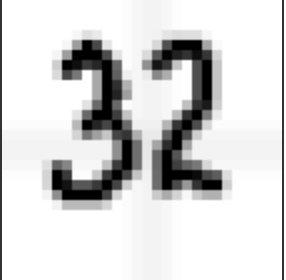
#> input picture 322.png, 286 x 280 px
$ jupyter execute --allow-errors predict.ipynb   (shell and % lines are left out)
#> lines starting #> are read from the running program, lines starting #| are printed output that depends on the picture; after the words box and inside, x2 and y2 are one past the last pixel; in counts of white or black regions, pixels touching at a corner belong together
[cell 1]
import cv2
#https://scikit-learn.org/stable/modules/model_persistence.html
from joblib import dump, load
from skimage.feature import hog
import imutils
import numpy as np
import matplotlib.pyplot as plt

[cell 2]
IMAGE = "322.png"
MODEL = "./bkp/digits3_svm.pkl"
#> (the rest of this cell did not finish here and is left out)

[cell 3]
input_image = cv2.imread(IMAGE)
#> input_image is the input picture: shape (280, 286, 3); mean B, G, R 213.9, 213.9, 213.9
print(input_image.shape)
#| (280, 286, 3)
# input_image = cv2.resize(input_image, (600, 600), interpolation=cv2.INTER_AREA)
# print(input_image.shape)
plt.imshow(input_image)
plt.show()

[cell 4]
import numpy as np
import argparse
import imutils
import cv2
def sort_contours(cnts, method="left-to-right"):
    # initialize the reverse flag and sort index
    reverse = False
    i = 0
    # handle if we need to sort in reverse
    if method == "right-to-left" or method == "bottom-to-top":
        reverse = True
    # handle if we are sorting against the y-coordinate rather than
    # the x-coordinate of the bounding box
    if method == "top-to-bottom" or method == "bottom-to-top":
        i = 1
    # construct the list of bounding boxes and sort them from top to
    # bottom
    boundingBoxes = [cv2.boundingRect(c) for c in cnts]
    (cnts, boundingBoxes) = zip(*sorted(zip(cnts, boundingBoxes),
        key=lambda b:b[1][i], reverse=reverse))
    # return the list of sorted contours and bounding boxes
    return (cnts, boundingBoxes)

[cell 5]
input_image = cv2.imread(IMAGE)
print(input_image.shape)
#| (280, 286, 3)
#im = cv2.resize(im, (600, 600), interpolation=cv2.INTER_AREA)
#print(im.shape)
plt.imshow(input_image)
plt.show()

# Convert to grayscale and Gaussian filtering
input_image_gray = cv2.cvtColor(input_image, cv2.COLOR_BGR2GRAY)
input_image_gray = cv2.GaussianBlur(input_image_gray, (5, 5), 0)
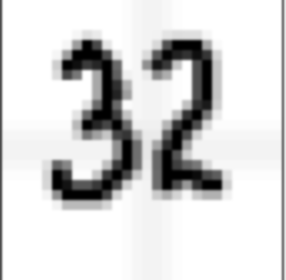
#> input_image_gray: shape (280, 286); min 0, max 255, mean 213.9
# Threshold the image
ret, processed_image = cv2.threshold(input_image_gray, 90, 255, cv2.THRESH_BINARY_INV)
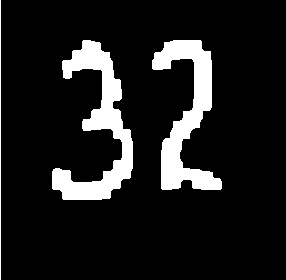
#> processed_image: shape (280, 286); 11.6% white; 3 white regions

# Find contours in the image
contours, hier = cv2.findContours(processed_image.copy(), cv2.RETR_EXTERNAL, cv2.CHAIN_APPROX_SIMPLE)
#> contours = 3 contours, 1 with area under 20; largest, box (x1, y1, x2, y2) and area: (52, 40, 133, 200) 4378, (152, 40, 222, 190) 4028

(ctrs, boundingBoxes) = sort_contours(contours)
#> in sort_contours, `boundingBoxes = [cv2.boundingRect(c) for c in cnts]`: boundingBoxes = [(152, 40, 70, 150), (52, 40, 81, 160), (0, 0, 1, 280)]
#> in sort_contours, `(cnts, boundingBoxes) = zip(*sorted(zip(cnts, boundingBoxes), key=lamb..`: cnts has the same summary as contours outside sort_contours; boundingBoxes = ((0, 0, 1, 280), (52, 40, 81, 160), (152, 40, 70, 150))
#> ctrs has the same summary as contours
# Get rectangles contains each contour
#boundingBoxes = [cv2.boundingRect(ctr) for ctr in ctrs]
print(boundingBoxes)
#| ((0, 0, 1, 280), (52, 40, 81, 160), (152, 40, 70, 150))

[cell 6]
len(boundingBoxes)
#> Out = 3

[cell 7]
for rect in boundingBoxes:
    if rect[2] <=10:
        continue
    # [7 lines of commented-out code are left out]
    pimage = cv2.rectangle(input_image, (rect[0], rect[1]), (rect[0] + rect[2], rect[1] + rect[3]), (0, 255, 0), 3)
#     print(pimage.shape)
#     plt.imshow(pimage)
#     plt.show()
    leng = int(rect[3] * 0.9)
    pt1 = int(rect[1] + rect[3] // 2 - leng // 2)
    pt2 = int(rect[0] + rect[2] // 2 - leng // 2)
    print("pt1=", pt1)
    print("pt2=", pt2)
    print("leng=", leng)
    roi = processed_image[pt1:pt1+leng, pt2:pt2+leng]
#     plt.imshow(roi)
#     plt.show()
    roi = cv2.resize(roi, (28, 28), interpolation=cv2.INTER_AREA)
#     plt.imshow(roi)
#     plt.show()
    roi = cv2.dilate(roi, (3, 3))
    plt.imshow(roi)
    plt.show()
    print(roi.shape)
#> this loop made 3 passes
#> (rect, leng, pt1, pt2) on passes 2 to 3: ((52, 40, 81, 160), 144, 48, 20), ((152, 40, 70, 150), 135, 48, 120)
#| pt1= 48
#| pt2= 20
#| leng= 144
#| (28, 28)
#| pt1= 48
#| pt2= 120
#| leng= 135
#| (28, 28)
#> pass 2, `pimage = cv2.rectangle(input_image, (rect[0], rect[1]), (rect[0] + rec..`:
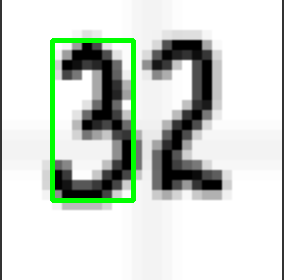
#> pimage: shape (280, 286, 3); mean B, G, R 207.9, 215.5, 207.9
#> pass 2, `roi = processed_image[pt1:pt1+leng, pt2:pt2+leng]`:
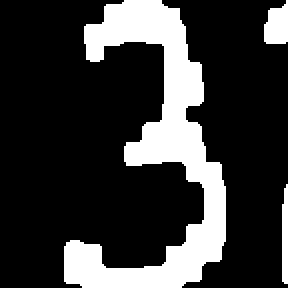
#> roi: shape (144, 144) (shown 2 times larger); 21.8% white; 3 white regions, box (x1, y1, x2, y2) and area: (32, 0, 113, 144) 4170, (132, 0, 144, 22) 205, (141, 92, 144, 142) 137
#> pass 2, `roi = cv2.resize(roi, (28, 28), interpolation=cv2.INTER_AREA)`:
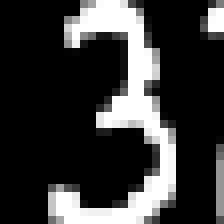
#> roi: shape (28, 28) (shown 8 times larger); min 0, max 255, mean 55.5
#> pass 2, `roi = cv2.dilate(roi, (3, 3))`:
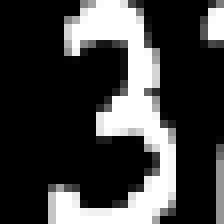
#> roi: shape (28, 28) (shown 8 times larger); min 0, max 255, mean 63.2
#> after the loop:
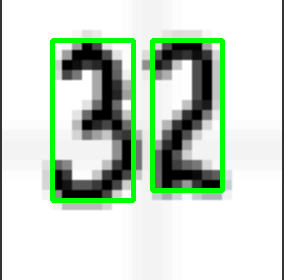
#> input_image: shape (280, 286, 3); 5.73% of pixels changed, all inside (x1, y1, x2, y2) = (50, 38, 225, 203)
    #predicted = classifier.predict(roi)
    #print(predicted)

$ run again, with 32.png copied over 322.png
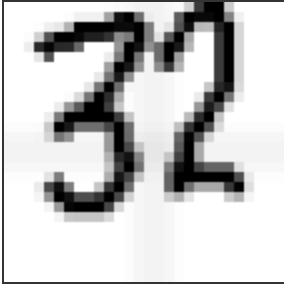
#> input picture 32.png, 284 x 288 px
#> input_image is the input picture: shape (288, 284, 3); mean B, G, R 200.1, 200.1, 200.1
#| (288, 284, 3)
#| (288, 284, 3)
#> `ret, processed_image = cv2.threshold(input_image_gray, 90, 255, cv2.TH..`:
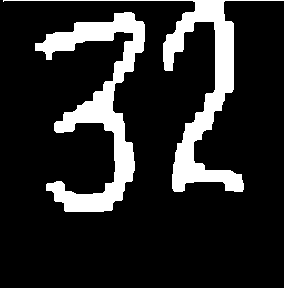
#> processed_image: shape (288, 284); 15.6% white; 2 white regions
#> contours = 2 contours; box (x1, y1, x2, y2) and area: (35, 12, 145, 212) 6424, (3, 0, 284, 192) 5223
#> in sort_contours, `boundingBoxes = [cv2.boundingRect(c) for c in cnts]`: boundingBoxes = [(35, 12, 110, 200), (3, 0, 281, 192)]
#> in sort_contours, `(cnts, boundingBoxes) = zip(*sorted(zip(cnts, boundingBoxes), key=lamb..`: cnts has the same summary as contours outside sort_contours; boundingBoxes = ((3, 0, 281, 192), (35, 12, 110, 200))
#> `(ctrs, boundingBoxes) = sort_contours(contours)`: ctrs has the same summary as contours
#| ((3, 0, 281, 192), (35, 12, 110, 200))
#> Out = 2
#> the loop `for rect in boundingBoxes:` made 2 passes
#> (rect, leng, pt1, pt2) on passes 1 to 2: ((3, 0, 281, 192), 172, 10, 57), ((35, 12, 110, 200), 180, 22, 0)
#> (printed output is left out)
#> after the loop `for rect in boundingBoxes:`:
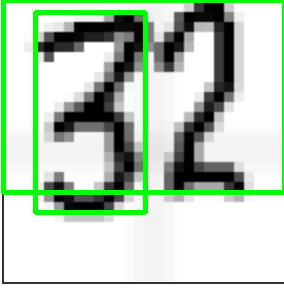
#> input_image: shape (288, 284, 3); 8.08% of pixels changed, all inside (x1, y1, x2, y2) = (1, 0, 284, 215)

$ run again, with 85.png copied over 322.png
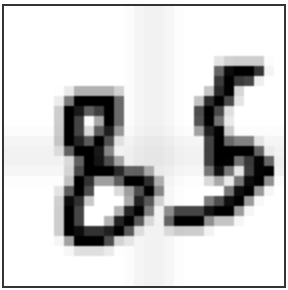
#> input picture 85.png, 288 x 290 px
#> input_image is the input picture: shape (290, 288, 3); mean B, G, R 205.5, 205.5, 205.5
#| (290, 288, 3)
#| (290, 288, 3)
#> processed_image: shape (290, 288); 13.6% white; 2 white regions
#> contours = 2 contours; box (x1, y1, x2, y2) and area: (64, 96, 155, 246) 8458, (172, 66, 274, 226) 4794
#> in sort_contours, `boundingBoxes = [cv2.boundingRect(c) for c in cnts]`: boundingBoxes = [(64, 96, 91, 150), (172, 66, 102, 160)]
#> in sort_contours, `(cnts, boundingBoxes) = zip(*sorted(zip(cnts, boundingBoxes), key=lamb..`: cnts has the same summary as contours outside sort_contours; boundingBoxes = ((64, 96, 91, 150), (172, 66, 102, 160))
#> `(ctrs, boundingBoxes) = sort_contours(contours)`: ctrs has the same summary as contours
#| ((64, 96, 91, 150), (172, 66, 102, 160))
#> Out = 2
#> the loop `for rect in boundingBoxes:` made 2 passes
#> (rect, leng, pt1, pt2) on passes 1 to 2: ((64, 96, 91, 150), 135, 104, 42), ((172, 66, 102, 160), 144, 74, 151)
#> (printed output is left out)
